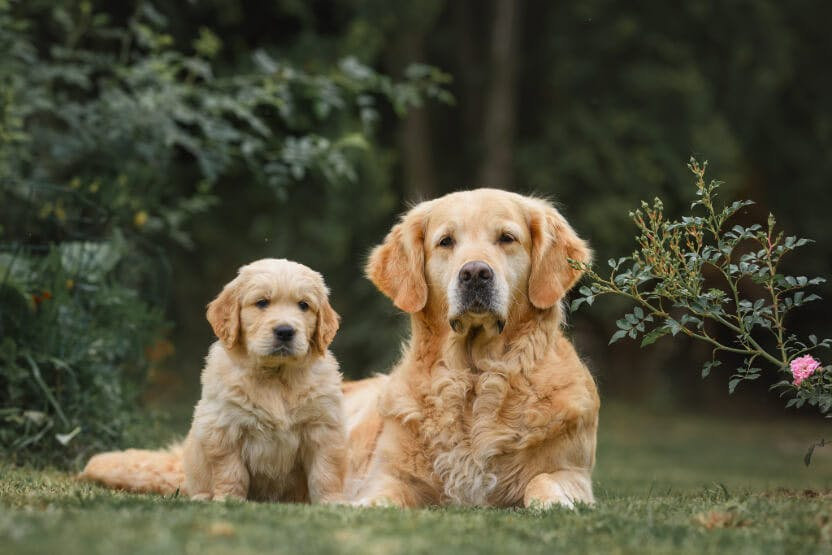
#> input picture lab1/q3.jpg, 832 x 555 px
$ python q3.py
#> lines starting #> are read from the running program, lines starting #| are printed output that depends on the picture
import cv2
import numpy as np
import math
img = cv2.imread('q3.jpg')
#> img is the input picture: shape (555, 832, 3); mean B, G, R 60, 81.6, 84.6

img = cv2.cvtColor(img, cv2.COLOR_BGR2GRAY)
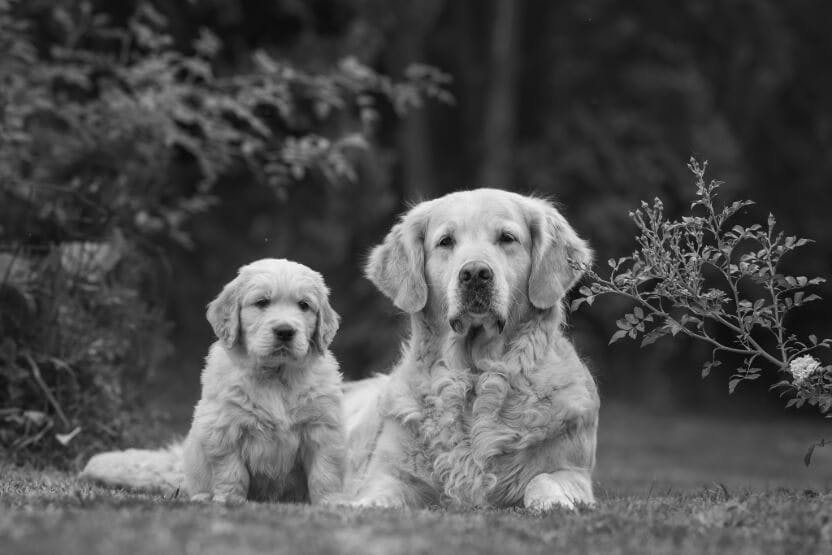
#> img: shape (555, 832); min 1, max 250, mean 80
img = cv2.GaussianBlur(img, (3, 3), 0)

n, m = img.shape
#> n = 555; m = 832

gx = np.array([
    [1, 0, -1],
    [2, 0, -2],
    [1, 0, -1]
])
gy = np.array([
    [1, 2, 1],
    [0, 0, 0],
    [-1, -2, -1]
])

x_grad = cv2.filter2D(img, -1, gx)
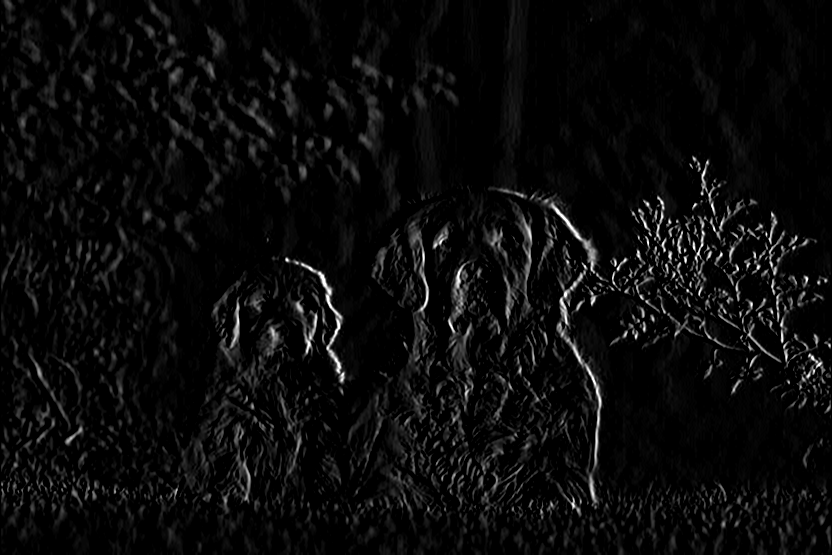
#> x_grad: shape (555, 832); min 0, max 255, mean 10.8
y_grad = cv2.filter2D(img, -1, gy)
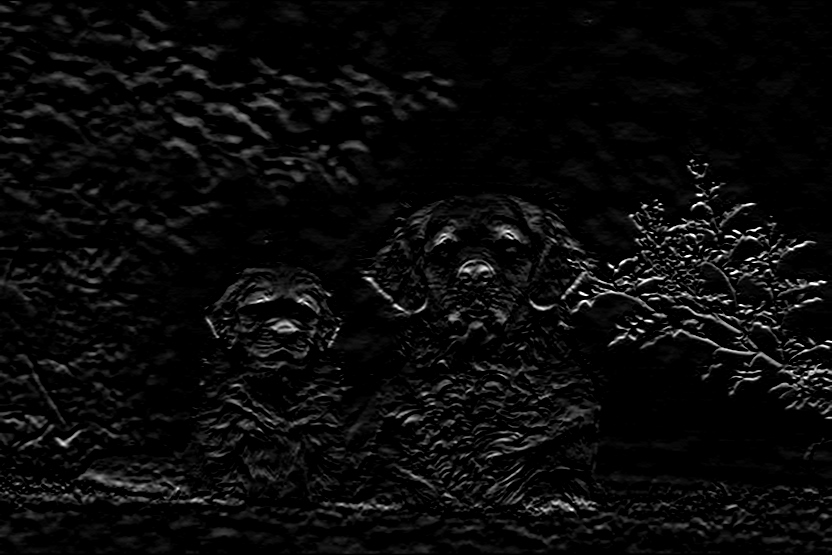
#> y_grad: shape (555, 832); min 0, max 255, mean 10.5


result = np.zeros((n, m))
for i in range(n):
    for j in range(m):
        x_g = int(x_grad[i][j])
        y_g = int(y_grad[i][j])
        result[i][j] = math.sqrt(x_g * x_g + y_g * y_g)
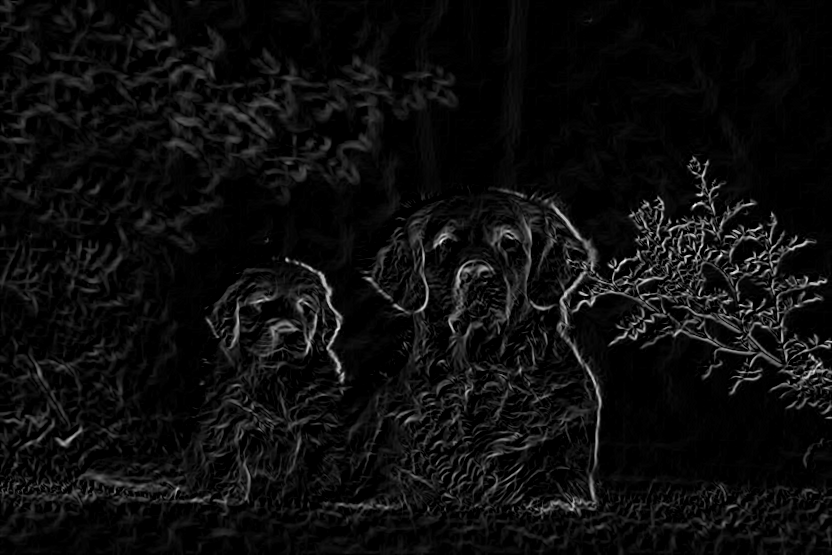
#> result: shape (555, 832) float64; min 0, max 360.6, mean 19.2; drawn with min black and max white

result = np.clip(result, 0, 255)
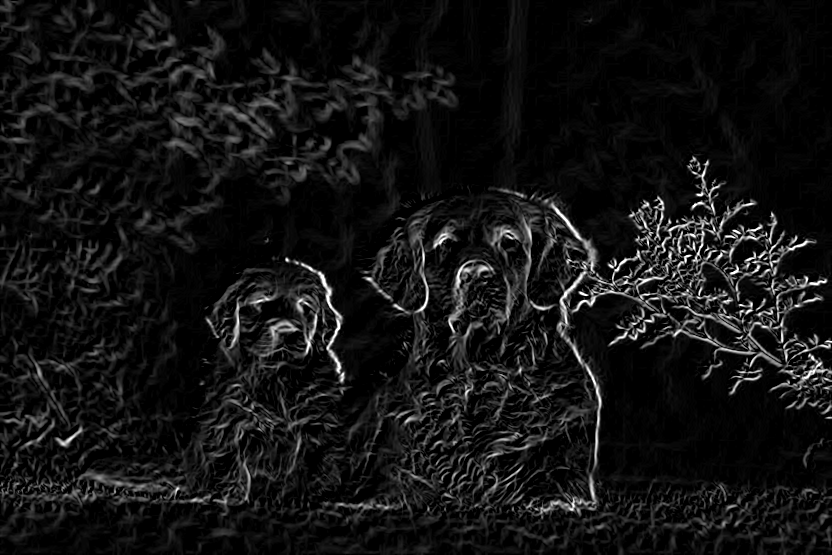
#> result: shape (555, 832) float64; min 0, max 255, mean 19.1
result = np.array(result, np.uint8)

# cv2.imshow('result.jpg', result)
# cv2.waitKey(0)
# cv2.destroyAllWindows()
cv2.imwrite('q3_ans.jpg', result)
